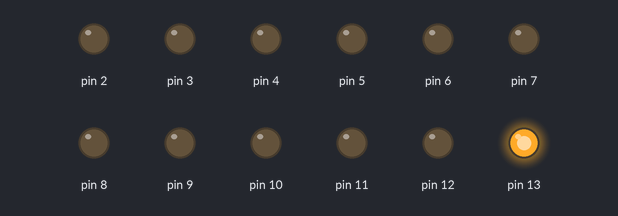
The sketch below on a simulated Arduino Uno, built with avr-gcc and run on an emulated ATmega328P. Shown: output pins drawn as LEDs (lit = HIGH).

Above: at 0.04 s.
At 0.37 s:
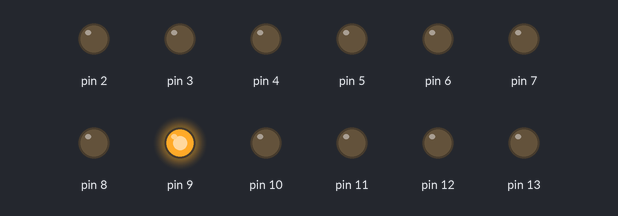
At 0.78 s:
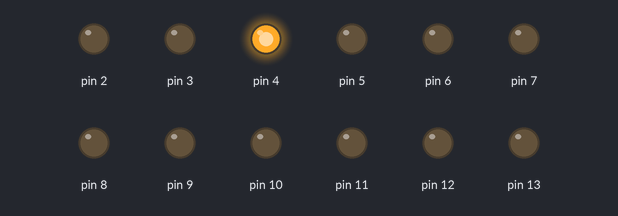
At 1.53 s:
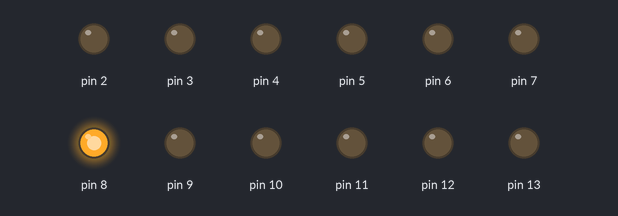
At 2.98 s:
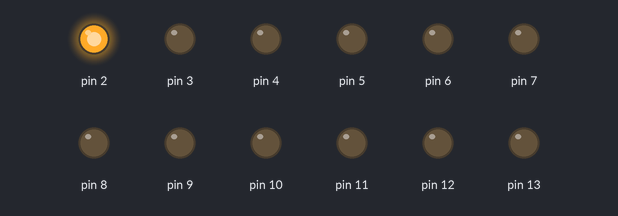
At 4.52 s:
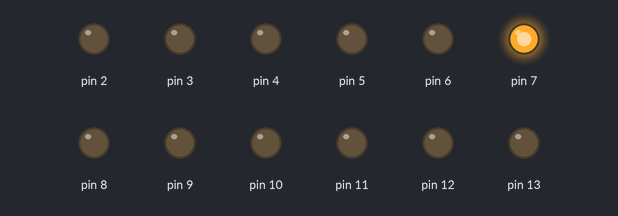
Timing chart, 0 to 4.8 s (numbered marks = the images above):
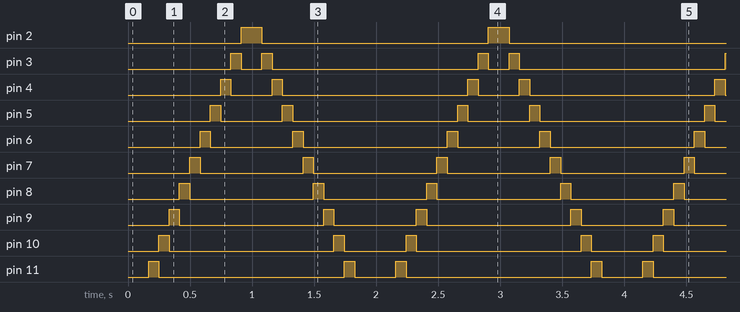

Measured:
- by itself, pin 2: alternates HIGH for 0.17 s and LOW for 1.8 s
- by itself, pin 3: repeats every 2.0 s: LOW 0.17 s, HIGH 0.08 s, LOW 1.7 s, HIGH 0.08 s
- by itself, pin 4: repeats every 2.0 s: LOW 0.33 s, HIGH 0.08 s, LOW 1.5 s, HIGH 0.08 s
- by itself, pin 5: repeats every 2.0 s: LOW 0.50 s, HIGH 0.08 s, LOW 1.3 s, HIGH 0.08 s
- by itself, pin 6: repeats every 2.0 s: LOW 0.66 s, HIGH 0.08 s, LOW 1.2 s, HIGH 0.08 s
- by itself, pin 7: repeats every 2.0 s: LOW 0.83 s, HIGH 0.08 s, LOW 1.0 s, HIGH 0.08 s
- by itself, pin 8: repeats every 2.0 s: LOW 1.0 s, HIGH 0.08 s, LOW 0.83 s, HIGH 0.08 s
- by itself, pin 9: repeats every 2.0 s: LOW 1.2 s, HIGH 0.08 s, LOW 0.66 s, HIGH 0.08 s

The sketch:

merhaba-dunya-avr.ino
```cpp
#define F_CPU 16000000UL
#include <avr/io.h>

/*
  PORTB 8-13 Dijital pinler
  PORTC Analog
  PORTD 0-7 Dijital pinler
*/

int main()
{

  for(int i=0;i<=5;i++)
  {
    DDRD |= (1<<i+2);
    DDRB |= (1<<i);
  }
  TCCR1B|=((1<<CS12)|(1<<CS10));
  while(1)
  {

   for(int j=5;j>=0;j--)
    {
      PORTB |= (1<<j);
      _delay_ms(83);
      PORTB &= ~(1<<j);
    }
    for(int j=7;j>=2;j--)
    {
      PORTD |= (1<<j);
      _delay_ms(83);
      PORTD &= ~(1<<j);
    }
    for(int z=2;z<8;z++)
    {
      PORTD |= (1<<z);
      _delay_ms(83);
      PORTD &= ~(1<<z);
    }
    for(int z=0;z<6;z++)
    {
      PORTB |= (1<<z);
      _delay_ms(83);
      PORTB &= ~(1<<z);
    }
  }
  return 0;
}
```
